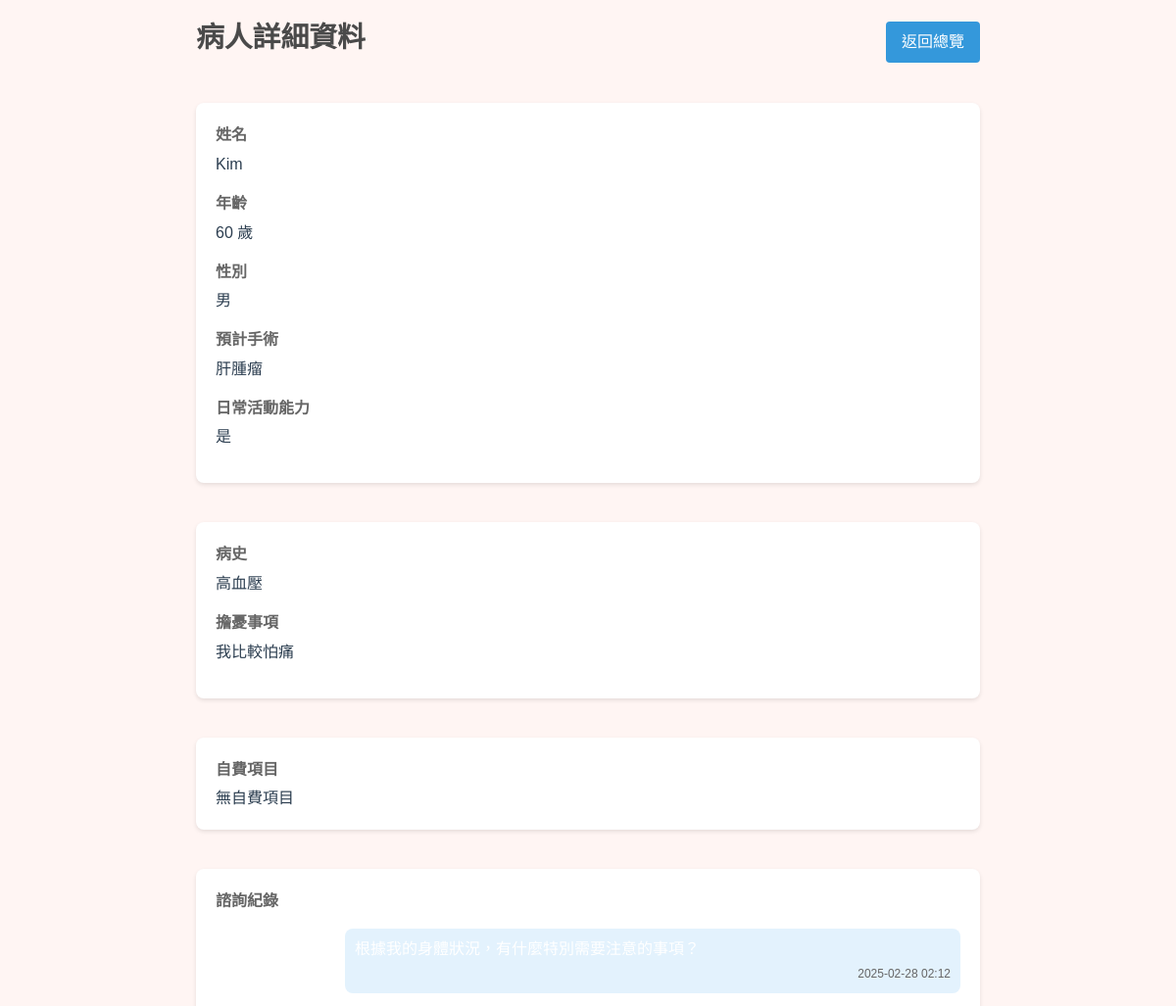
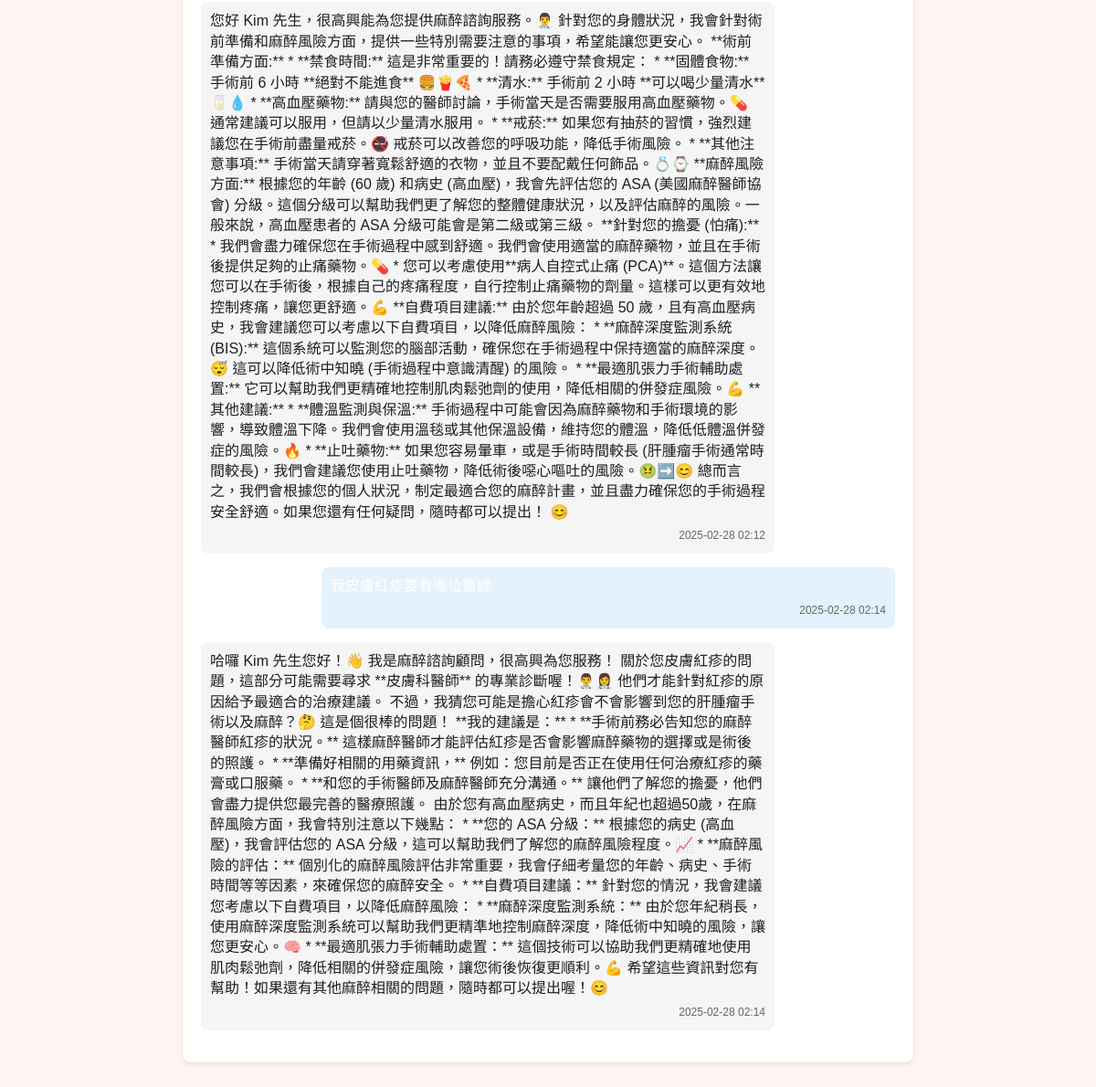
Screenshot of /admin/patient/8 (signed in) with the database file from the repository (2 pictures, top to bottom).
### models.py (models this page shows)
class Patient(db.Model):
    id = db.Column(db.Integer, primary_key=True)
    sex = db.Column(db.String(10))
    age = db.Column(db.Integer)
    name = db.Column(db.String(100))
    operation = db.Column(db.String(200))
    cfs = db.Column(db.String(50))
    medical_history = db.Column(db.Text)
    worry = db.Column(db.Text)
    created_at = db.Column(db.DateTime, default=datetime.utcnow)
    self_pay_items = db.relationship('SelfPayItem', backref='patient', lazy=True)
    chat_history = db.relationship('ChatHistory', backref='patient', lazy=True)

class ChatHistory(db.Model):
    id = db.Column(db.Integer, primary_key=True)
    patient_id = db.Column(db.Integer, db.ForeignKey('patient.id'))
    message = db.Column(db.Text)  # User's message
    response = db.Column(db.Text)  # API response
    created_at = db.Column(db.DateTime, default=datetime.utcnow)
    message_type = db.Column(db.String(10))  # 'user' or 'bot'

### app.py (the view)
@app.route('/admin/patient/<id>')
@login_required
def patient_detail(id):
    patient = Patient.query.get_or_404(id)
    return render_template('patient_detail.html', patient=patient)

### models.py (called while the page is built)
def init_login_manager(app):
    login_manager.init_app(app)
    login_manager.login_view = 'login'
    @login_manager.user_loader
    def load_user(user_id):
        return User.query.get(int(user_id))

### templates/patient_detail.html (shortened to what this page needs)
<!DOCTYPE html>
<html lang="zh-TW">
<head>
    <link rel="stylesheet" href="{{ url_for('static', filename='css/style.css') }}">
</head>
<body>
    <div class="patient-detail">
        <div class="header">
            <h1>病人詳細資料</h1>
            <a href="{{ url_for('admin_dashboard') }}" class="back-btn">返回總覽</a>
        </div>
        <div class="detail-card">
            <div class="detail-group">
                <div class="detail-label">姓名</div>
                <div class="detail-value">{{ patient.name }}</div>
            </div>
            <div class="detail-group">
                <div class="detail-label">年齡</div>
                <div class="detail-value">{{ patient.age }} 歲</div>
            </div>
            <div class="detail-group">
                <div class="detail-label">性別</div>
                <div class="detail-value">{{ patient.sex }}</div>
            </div>
            <div class="detail-group">
                <div class="detail-label">預計手術</div>
                <div class="detail-value">{{ patient.operation }}</div>
            </div>
            <div class="detail-group">
                <div class="detail-label">日常活動能力</div>
                <div class="detail-value">{{ patient.cfs }}</div>
            </div>
        </div>
        <div class="detail-card">
            <div class="detail-group">
                <div class="detail-label">病史</div>
                <div class="detail-value">{{ patient.medical_history or '無特殊病史' }}</div>
            </div>
            <div class="detail-group">
                <div class="detail-label">擔憂事項</div>
                <div class="detail-value">{{ patient.worry or '無特別擔憂' }}</div>
            </div>
        </div>
        <div class="detail-card">
            <div class="detail-label">自費項目</div>
            {% if patient.self_pay_items %}
            <ul class="self-pay-items">
                {% for item in patient.self_pay_items %}
                <li>
                    <div class="detail-value">
                        {{ item.item_name }} - {{ "%.2f"|format(item.price) }} 元
                    </div>
                </li>
                {% endfor %}
            </ul>
            {% else %}
            <div class="detail-value">無自費項目</div>
            {% endif %}
        </div>
        <div class="detail-card">
            <div class="detail-label">諮詢紀錄</div>
            {% if patient.chat_history %}
            <div class="chat-history">
                {% for chat in patient.chat_history %}
                <div class="chat-message {% if chat.message_type == 'user' %}user-message{% else %}bot-message{% endif %}">
                    {% if chat.message_type == 'user' %}
                        <div class="message-content">{{ chat.message }}</div>
                    {% else %}
                        <div class="message-content">{{ chat.response }}</div>
                    {% endif %}
                    <div class="message-time">{{ chat.created_at.strftime('%Y-%m-%d %H:%M') }}</div>
                </div>
                {% endfor %}
            </div>
            {% else %}
            <div class="detail-value">無諮詢紀錄</div>
            {% endif %}
        </div>
    </div>
</body>
</html>

### static/css/style.css (style rules this page uses)
body { font-family: "Microsoft JhengHei", "微軟正黑體", sans-serif; margin: 0; padding: 0; background-color: #FFF5F3; color: #4A4A4A; line-height: 1.6; }
h1 { margin: 0; font-size: 1.8em; line-height: 1.3; margin-bottom: 8px; }
.user-message { background-color: #0056b3; color: white; align-self: flex-end; border-bottom-right-radius: 5px; }
.bot-message { background-color: #f0f2f5; color: #1c1e21; align-self: flex-start; border-bottom-left-radius: 5px; }
.patient-detail { display: flex; flex-direction: column; gap: 20px; }
.detail-card { background: white; padding: 25px; border-radius: 10px; box-shadow: 0 2px 4px rgba(0,0,0,0.1); }

### templates/patient_detail.html (style rules this page uses)
.patient-detail { padding: 20px; max-width: 800px; margin: 0 auto; }
.detail-card { background: #fff; padding: 20px; border-radius: 8px; box-shadow: 0 2px 4px rgba(0,0,0,0.1); margin-bottom: 20px; }
.detail-group { margin-bottom: 15px; }
.detail-label { font-weight: 600; color: #666; margin-bottom: 5px; }
.detail-value { color: #2c3e50; line-height: 1.5; }
.header { display: flex; justify-content: space-between; align-items: center; margin-bottom: 20px; }
.back-btn { padding: 8px 16px; background: #3498db; color: white; text-decoration: none; border-radius: 4px; }
.chat-history { margin-top: 15px; }
.chat-message { margin-bottom: 15px; padding: 10px; border-radius: 8px; max-width: 80%; }
.user-message { background-color: #e3f2fd; margin-left: auto; }
.bot-message { background-color: #f5f5f5; margin-right: auto; }
.message-content { margin-bottom: 5px; line-height: 1.4; }
.message-time { font-size: 12px; color: #666; text-align: right; }

### rows the page displays
Patient: name "Kim", age "60", sex "男", operation "肝腫瘤", cfs "是", medical_history "高血壓", worry "我比較怕痛"
ChatHistory: created_at "2025-02-28 02:12"
ChatHistory: response "您好 Kim 先生，很高興能為您提供麻醉諮詢服務。👨‍⚕️ 針對您的身體狀況，我會針對術前準備和麻醉風險方面，提供一些特別需要注意的事項，希望能讓您更安心。 **術前準備方面:** * **禁食時間:** 這是非常重要的！請務必遵守禁食規定： * **固體食物:** 手術前 6 小時 **絕對不能進食** 🍔🍟🍕 * **清水:** 手術前 2 小時 **可以喝少量清水** 🥛💧 * **高血壓藥物:** 請與您的醫師討論，手術當天是否需要服用高血壓藥物。💊 通常建議可以服用，但請以少量清水服用。 * **戒菸:** 如果您有抽菸的習慣，強烈建議您在手術前盡量戒菸。🚭 戒菸可以改善您的呼吸功能，降低手術風險。 * **其他注意事項:** 手術當天請穿著寬鬆舒適的衣物，並且不要配戴任何飾品。💍⌚️ **麻醉風險方面:** 根據您的年齡 (60 歲) 和病史 (高血壓)，我會先評估您的 ASA (美國麻醉醫師協會) 分級。這個分級可以幫助我們更了解您的整體健康狀況，以及評估麻醉的風險。一般來說，高血壓患者的 ASA 分級可能會是第二級或第三級。 **針對您的擔憂 (怕痛):** * 我們會盡力確保您在手術過程中感到舒適。我們會使用適當的麻醉藥物，並且在手術後提供足夠的止痛藥物。💊 * 您可以考慮使用**病人自控式止痛 (PCA)**。這個方法讓您可以在手術後，根據自己的疼痛程度，自行控制止痛藥物的劑量。這樣可以更有效地控制疼痛，讓您更舒適。💪 **自費項目建議:** 由於您年齡超過 50 歲，且有高血壓病史，我會建議您可以考慮以下自費項目，以降低麻醉風險： *…", created_at "2025-02-28 02:12"
ChatHistory: created_at "2025-02-28 02:14"
ChatHistory: response "哈囉 Kim 先生您好！👋 我是麻醉諮詢顧問，很高興為您服務！ 關於您皮膚紅疹的問題，這部分可能需要尋求 **皮膚科醫師** 的專業診斷喔！👨‍⚕️👩‍⚕️ 他們才能針對紅疹的原因給予最適合的治療建議。 不過，我猜您可能是擔心紅疹會不會影響到您的肝腫瘤手術以及麻醉？🤔 這是個很棒的問題！ **我的建議是：** * **手術前務必告知您的麻醉醫師紅疹的狀況。** 這樣麻醉醫師才能評估紅疹是否會影響麻醉藥物的選擇或是術後的照護。 * **準備好相關的用藥資訊，** 例如：您目前是否正在使用任何治療紅疹的藥膏或口服藥。 * **和您的手術醫師及麻醉醫師充分溝通。** 讓他們了解您的擔憂，他們會盡力提供您最完善的醫療照護。 由於您有高血壓病史，而且年紀也超過50歲，在麻醉風險方面，我會特別注意以下幾點： * **您的 ASA 分級：** 根據您的病史 (高血壓)，我會評估您的 ASA 分級，這可以幫助我們了解您的麻醉風險程度。📈 * **麻醉風險的評估：** 個別化的麻醉風險評估非常重要，我會仔細考量您的年齡、病史、手術時間等等因素，來確保您的麻醉安全。 * **自費項目建議：** 針對您的情況，我會建議您考慮以下自費項目，以降低麻醉風險： * **麻醉深度監測系統：** 由於您年紀稍長，使用麻醉深度監測系統可以幫助我們更精準地控制麻醉深度，降低術中知曉的風險，讓您更安心。🧠 * **最適肌張力手術輔助處置：** 這個技術可以協助我們更精確地使用肌肉鬆弛劑，降低相關的併發症風險，讓您術後恢復更順利。💪 希望這些資訊對您有幫助！如果還有其他麻醉相關的問題，隨時都可以提出喔！😊", created_at "2025-02-28 02:14"
